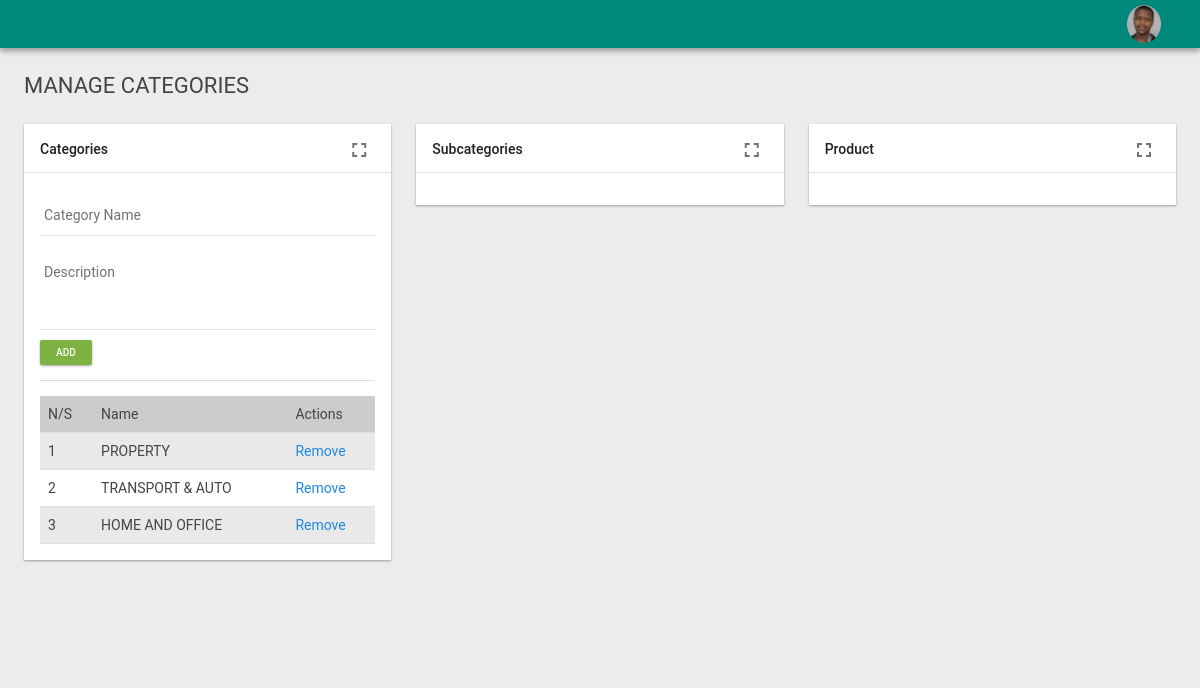
Page /invest/admin/admin.php (signed in) on the committed database.
### tables this page shows
CREATE TABLE `productcategory` (
  `catId` bigint(20) NOT NULL,
  `catNane` varchar(100) NOT NULL,
  `catDesc` varchar(250) NOT NULL,
  `createDate_By` varchar(100) NOT NULL,
  `status` enum('Active','Inactive') NOT NULL
);

### invest/admin/admin.php (the view, shortened to what this page needs)
<!doctype html>
 <html lang="en">
<?php include'header.php' ;?>
    <div id="page_content">
        <div id="page_content_inner">
            <h3 class="heading_b uk-margin-bottom">MANAGE CATEGORIES</h3>
            <div class="uk-grid uk-grid-width-medium-1-3" data-uk-grid="{gutter:24}">
                <div>
                    <div class="md-card">
                        <div class="md-card-toolbar">
                            <div class="md-card-toolbar-actions">
                                <i class="md-icon material-icons md-card-fullscreen-activate">&#xE5D0;</i>
                            </div>
                            <h3 class="md-card-toolbar-heading-text">
                                Categories
                            </h3>
                        </div>
                        <div class="md-card-content">
								<form method="post" action="admin.php">
									<div id="cat">
										<div class="md-input-wrapper">
											<label>Category Name</label>
											<input type="text" class="md-input" name="cat_name">
										</div>
										<div class="md-input-wrapper">
											<label>Description</label>
											<textarea name="cat_desc" class="md-input" ></textarea>
										</div>
										<input type="submit"  value="Add" name="add" class="md-btn md-btn-success md-btn-mini">
									</div>
									<hr/>
								</form>
								<div id="catTable" class="uk-overflow-container">
									<table class="uk-table uk-table-striped" width="100%">
										<thead style="background-color:#cccccc;">
											<td>N/S</td>
											<td>Name</td>
											<td>Actions</td>
										</thead>
										<tbody>
											<?php
												include ("../db.php");
												$n=0;
												$sql1 = $db->query("SELECT * FROM `productcategory` ORDER BY catID DESC");
												$count = mysqli_num_rows($sql1);
												if($count > 0)
												{
													while($row = mysqli_fetch_array($sql1))
													{
														$n++;
														echo'<tr href="javascript:void()" onclick ="cat(catID= '.$row['catId'].'); showsub(showCatId= '.$row['catId'].')">
														<td>'.$n.'</td>
														<td>'.$row['catNane'].'</td>
														<td><a href="javascript:void" onclick="removeCat(catId='.$row['catId'].')">Remove</a></td>
														</tr>';
													}
													}else{
														echo'Please add a category';
													}
											?>
										</tbody>
									</table>
								</div>
						</div>
                    </div>
                </div>
				<div>
                    <div class="md-card">
                        <div class="md-card-toolbar">
                            <div class="md-card-toolbar-actions">
                                <i class="md-icon material-icons md-card-fullscreen-activate">&#xE5D0;</i>
                            </div>
                            <h3 class="md-card-toolbar-heading-text">
                                Subcategories
                            </h3>
                        </div>
                        <div class="md-card-content">
						</div>
                    </div>
                </div>
				<div>
                    <div class="md-card">
                        <div class="md-card-toolbar">
                            <div class="md-card-toolbar-actions">
                                <i class="md-icon material-icons md-card-fullscreen-activate">&#xE5D0;</i>
                            </div>
                            <h3 class="md-card-toolbar-heading-text">
                                Product
                            </h3>
                        </div>
                        <div class="md-card-content">
						</div>
                    </div>
                </div>
            </div>
        </div>
    </div>
</body>
</html>

### rows in the picture
productcategory: catNane "PROPERTY"
productcategory: catNane "TRANSPORT & AUTO"
productcategory: catNane "HOME AND OFFICE"
